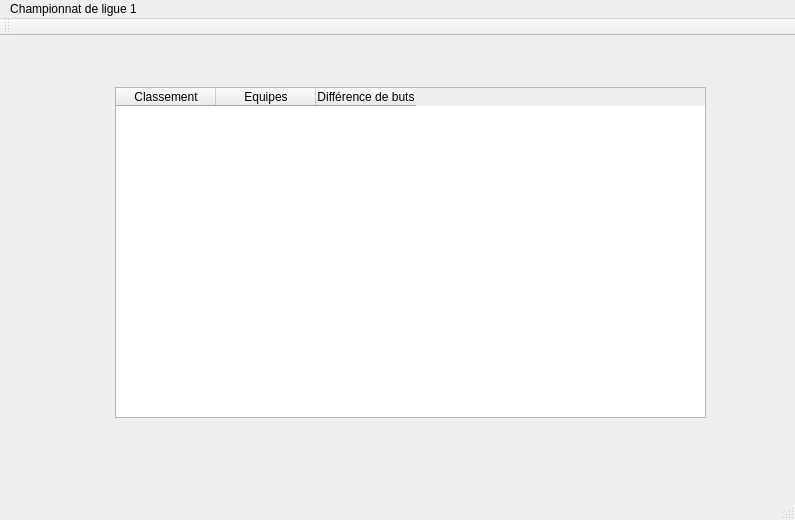
<?xml version="1.0" encoding="UTF-8"?>
<ui version="4.0">
 <class>MainWindow</class>
 <widget class="QMainWindow" name="MainWindow">
  <property name="geometry">
   <rect>
    <x>0</x>
    <y>0</y>
    <width>795</width>
    <height>520</height>
   </rect>
  </property>
  <property name="windowTitle">
   <string>MainWindow</string>
  </property>
  <widget class="QWidget" name="centralwidget">
   <widget class="QTableWidget" name="tableWidget">
    <property name="geometry">
     <rect>
      <x>115</x>
      <y>51</y>
      <width>591</width>
      <height>331</height>
     </rect>
    </property>
    <column>
     <property name="text">
      <string>Classement</string>
     </property>
    </column>
    <column>
     <property name="text">
      <string>Equipes</string>
     </property>
    </column>
    <column>
     <property name="text">
      <string>Différence de buts</string>
     </property>
    </column>
   </widget>
  </widget>
  <widget class="QMenuBar" name="menubar">
   <property name="geometry">
    <rect>
     <x>0</x>
     <y>0</y>
     <width>795</width>
     <height>24</height>
    </rect>
   </property>
   <widget class="QMenu" name="menuChampionnat_de_ligue_1">
    <property name="title">
     <string>Championnat de ligue 1</string>
    </property>
   </widget>
   <addaction name="menuChampionnat_de_ligue_1"/>
  </widget>
  <widget class="QStatusBar" name="statusbar"/>
  <widget class="QToolBar" name="toolBar">
   <property name="windowTitle">
    <string>toolBar</string>
   </property>
   <attribute name="toolBarArea">
    <enum>TopToolBarArea</enum>
   </attribute>
   <attribute name="toolBarBreak">
    <bool>false</bool>
   </attribute>
  </widget>
 </widget>
 <resources/>
 <connections/>
</ui>
